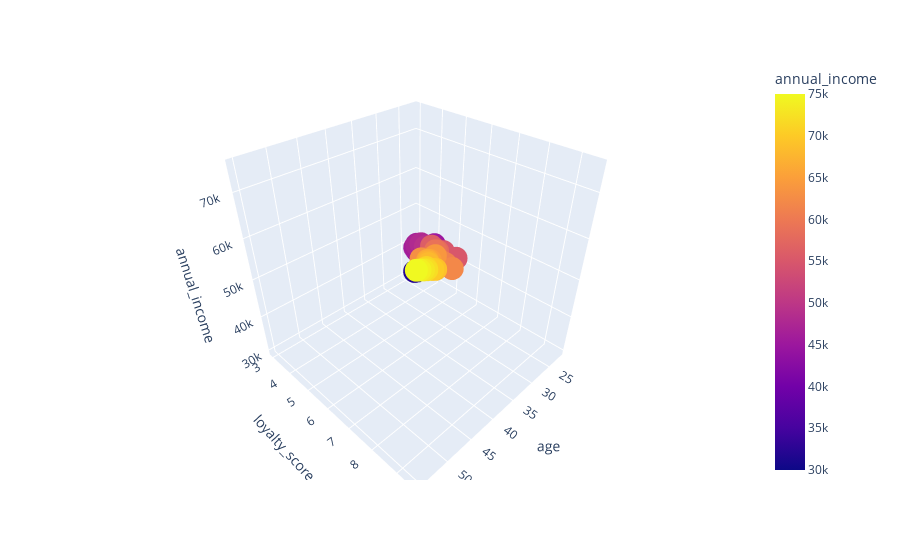

Notebook source saved alongside this figure:
### Code cell
lr.score(x_test,y_test)
# plt.scatter([df['age'],df['annual_income'],df['loyalty_score']])
import plotly.express as exp
fig=exp.scatter_3d(df,x='age',y='loyalty_score',z='annual_income',color='annual_income')
fig

### Figure 1 — Plotly figure (JSON) as saved in the notebook; plotly's stock layout.template omitted (floating-point values rounded to 4 significant figures; data arrays with more than 128 entries replaced by an {"elided": "..."} marker saying what was removed)
{"data": [{"hovertemplate": "age=%{x}<br>loyalty_score=%{y}<br>annual_income=%{marker.color}<extra></extra>", "legendgroup": "", "marker": {"color": {"elided": "238 int values"}, "coloraxis": "coloraxis", "symbol": "circle"}, "mode": "markers", "name": "", "scene": "scene", "showlegend": false, "type": "scatter3d", "x": {"elided": "238 int values"}, "y": {"elided": "238 float values"}, "z": {"elided": "238 int values"}}], "layout": {"coloraxis": {"colorbar": {"title": {"text": "annual_income"}}, "colorscale": [[0, "#0d0887"], [0.1111, "#46039f"], [0.2222, "#7201a8"], [0.3333, "#9c179e"], [0.4444, "#bd3786"], [0.5556, "#d8576b"], [0.6667, "#ed7953"], [0.7778, "#fb9f3a"], [0.8889, "#fdca26"], [1, "#f0f921"]]}, "legend": {"tracegroupgap": 0}, "margin": {"t": 60}, "scene": {"domain": {"x": [0, 1], "y": [0, 1]}, "xaxis": {"title": {"text": "age"}}, "yaxis": {"title": {"text": "loyalty_score"}}, "zaxis": {"title": {"text": "annual_income"}}}}}
